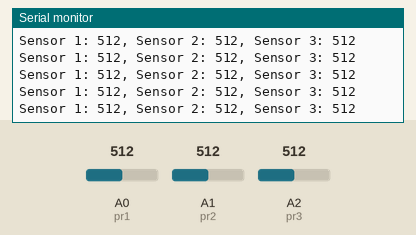
The sketch below on a simulated Arduino Uno, built with avr-gcc and run on an emulated ATmega328P. Shown: the last lines printed to the serial monitor. The inputs (shaded band) are chosen by the test bench; at power-on: A0 (pr1) = 512, A1 (pr2) = 512, A2 (pr3) = 512.

Above: at 1.2 s.
1.3 s: A0 (pr1) set to 111
At 1.38 s:
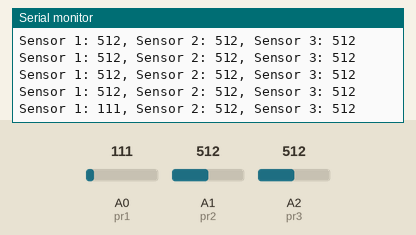
2.8 s: A0 (pr1) set to 92
At 2.83 s:
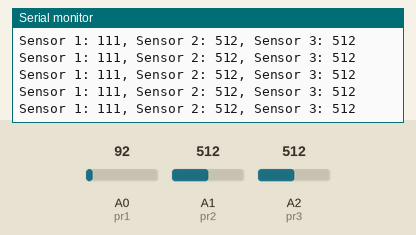
5.8 s: A1 (pr2) set to 981
At 5.8 s:
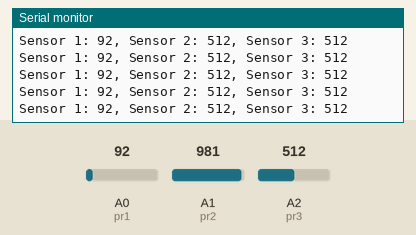
7.3 s: A1 (pr2) set to 1016
At 7.31 s:
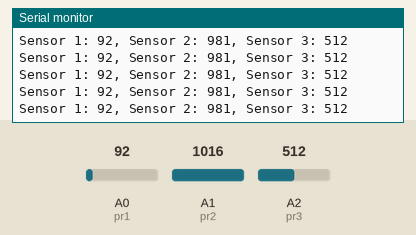
10.3 s: A2 (pr3) set to 105
At 10.31 s:
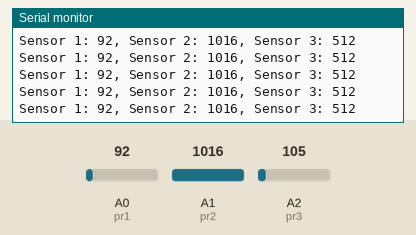
13.3 s: A2 (pr3) set to 90
At 13.3 s:
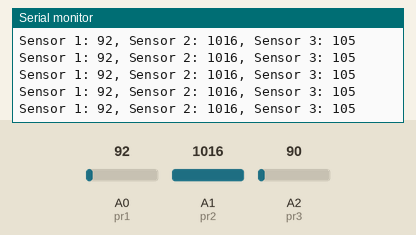
Timing chart, 0 to 15.8 s (numbered marks = the images above; inputs shaded):
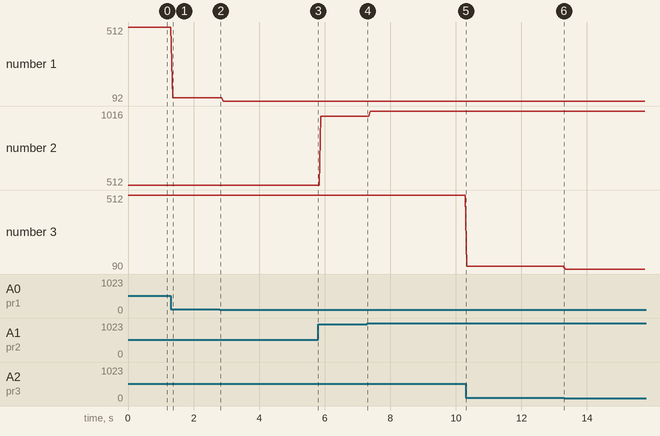

The sketch:

_3_Photo_Resistor_Set.ino
```cpp
// Circuit for Photoresistor
// GND --- 10k --- A0 --- PhotoResistor --- 5V

// Initiate the sensor pin
int pr1 = A0;
int pr2 = A1;
int pr3 = A2;

void setup() {
  // Need to initiate in order for the serial monitor to work
  Serial.begin(9600);
  // Set all of the LEDs to OUTPUT
  // Set the sensor to input
  pinMode(pr1, INPUT);
  pinMode(pr2, INPUT);
  pinMode(pr3, INPUT);
}

void loop() {
  // Use the serial monitor to monitor the output
  Serial.print("Sensor 1: ");
  Serial.print(analogRead(pr1));
  Serial.print(", Sensor 2: ");
  Serial.print(analogRead(pr2));
  Serial.print(", Sensor 3: ");
  Serial.println(analogRead(pr3));
  delay(1);
}
```

Measured:
- after the input at 1.3 s, the serial monitor: prints a new line after 0.06 s (image 1)
- plotted number 1: 512 → 111 after the input at 1.3 s, 111 → 92 after the input at 2.8 s
- plotted number 2: 512 → 981 after the input at 5.8 s, 981 → 1016 after the input at 7.3 s
- plotted number 3: 512 → 105 after the input at 10.3 s, 105 → 90 after the input at 13.3 s
